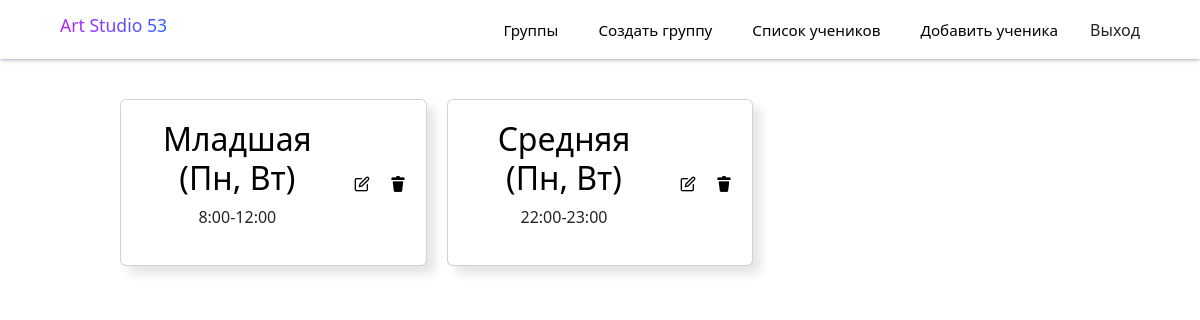
The app's page / (signed in) with its own data.
### app/models.py (models this page shows, shortened)
class Group(models.Model):
    DAYS_OF_WEEK = [
        ('Пн', 'Понедельник'),
        ('Вт', 'Вторник'),
        ('Ср', 'Среда'),
        ('Чт', 'Четверг'),
        ('Пт', 'Пятница'),
        ('Сб', 'Суббота'),
        ('Вс', 'Воскресенье'),
    ]
    name = models.CharField(max_length=100, verbose_name='Название группы')
    description = models.TextField(verbose_name='Описание группы')
    weekdays = models.CharField(max_length=10, verbose_name='Дни недели', help_text='Введите дни недели через запятую (например, "Пн, Вт")')
    start_time = models.TimeField(verbose_name='Начало')
    end_time = models.TimeField(verbose_name='Конец')
    price = models.DecimalField(max_digits=10, decimal_places=2, verbose_name='Цена')
    is_permanent = models.BooleanField(default=False, verbose_name='Постоянная событие')
    class Meta:
        verbose_name = 'Группа'
        verbose_name_plural = 'Группы'

### app/views.py (the view)
# urls.py: path('', GroupListView.as_view(), name='group_list'),
class GroupListView(LoginRequiredMixin, ListView):
    model = Group
    login_url = reverse_lazy('login')
    template_name = 'group_list.html'
    context_object_name = 'groups'
    def get_queryset(self):
        return Group.objects.all()

### templates/group_list.html
{% extends 'base.html' %}
{% load static %}
{% block content %}
<div class="card-container">
    {% for group in groups %}
    <div class="card">
        <div class="button_holder">
            <div>
                <h2><a href="{% url 'attendance' group.id %}">{{ group.name }} ({{ group.weekdays }})</a></h2>
                <p> {{ group.start_time }}-{{ group.end_time }}</p>
            </div>
            <a href="{% url 'group_update' group.id %}">
                <img src="{% static 'img/edit.png' %}" alt="edit">
            </a>
            <a href="{% url 'group_delete' group.id %}">
                    <img src="{% static 'img/remove.png' %}" alt="remove">
            </a>
        </div>
    </div>
    {% endfor %}
</div>
{% endblock %}

### templates/base.html (shortened to what this page needs)
{% load static %}
<!DOCTYPE html>
<html lang="en">
<head>
  <link rel="stylesheet" href="{% static 'css/base.css' %}">
  <link href="https://cdn.jsdelivr.net/npm/bootstrap@5.3.3/dist/css/bootstrap.min.css" rel="stylesheet">
</head>
<body>
  <nav>
    <div class="logo">
      <h1>Art Studio 53</h1>
    </div>
    <ul>
      <li>
        <a href="{% url 'group_list' %}">Группы</a>
      </li>
      <li>
        <a href="{% url 'group_create' %}">Создать группу</a>
      </li>
      <li>
        <a href="{% url 'list_customer' %}">Список учеников</a>
      </li>
      <li>
        <a href="{% url 'create_customer' %}">Добавить ученика</a>
      </li>
      {% if user.is_authenticated %}
      <li>
        <form action="{% url 'logout' %}" method="post">
          <button type="submit" style="all: unset;">Выход</button>
        </form>
      </li>
      {% else %}
      <li>
        <a href="{% url 'login' %}">Войти</a>
      </li>
      {% endif %}
    </ul>
  </nav>
  <div class="container">
    {% block content %}
    {% endblock %}
  </div>
</body>
</html>

### static/css/base.css (style rules this page uses)
* { box-sizing: border-box; -webkit-font-smoothing: antialiased; -moz-osx-font-smoothing: grayscale; }
body { padding: 0; margin: 0; font-family: "Poppins", sans-serif; }
nav { padding: 15px 5%; display: flex; justify-content: space-between; align-items: center; box-shadow: rgba(50, 50, 93, 0.25) 0px 2px 5px -1px, rgba(0, 0, 0, 0.3) 0px 1px 3px -1px; z-index: 1; }
nav .logo { display: flex; align-items: center; }
nav .logo h1 { font-size: 1.1rem; background: linear-gradient(to right, #b927fc 0%, #2c64fc 100%); -webkit-background-clip: text; background-clip: text; -webkit-text-fill-color: transparent; }
nav ul { list-style: none; display: flex; margin-bottom: 0 !important; align-items: center; }
nav ul li { margin-left: 1.5rem; }
nav ul li a { text-decoration: none; color: #000; font-size: 95%; font-weight: 400; padding: 4px 8px; border-radius: 5px; }
.container { max-width: 90vw; margin: 0 auto; padding-top: 20px; }
.card-container { display: grid; grid-template-columns: repeat(auto-fill, minmax(300px, 1fr)); gap: 20px; max-width: 80vw; margin: 0 auto; padding: 20px 0; }
.card { border: 1px solid #ccc; padding: 20px; text-align: center; border-radius: 10px; box-shadow: 8px 8px 10px rgba(0, 0, 0, 0.1); }
.button_holder { display: flex; justify-content: space-evenly; align-items: center; gap: 20px; }
a { text-decoration: none !important; color: #000 !important; }

### records on screen
Group: name "Младшая", weekdays "Пн, Вт", start_time "8:00", end_time "12:00"
Group: name "Средняя", weekdays "Пн, Вт", start_time "22:00", end_time "23:00"
